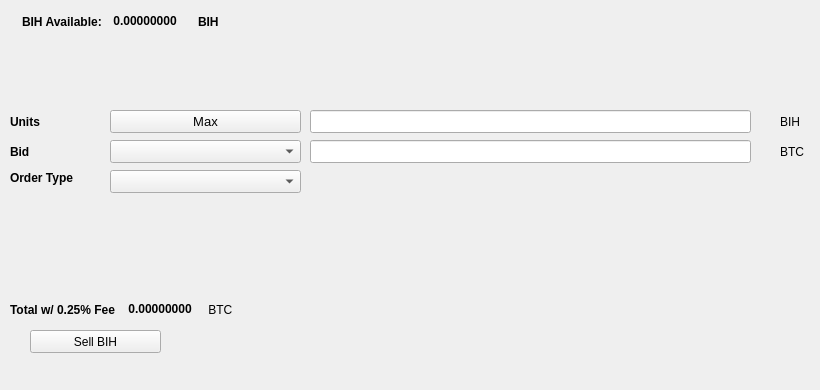
   <widget class="QWidget" name="SellTab">
    <attribute name="title">
     <string>Sell</string>
    </attribute>
    <widget class="QLabel" name="label_16">
     <property name="geometry">
      <rect>
       <x>780</x>
       <y>140</y>
       <width>31</width>
       <height>23</height>
      </rect>
     </property>
     <property name="text">
      <string>BTC</string>
     </property>
    </widget>
    <widget class="QComboBox" name="SellBidcomboBox">
     <property name="geometry">
      <rect>
       <x>110</x>
       <y>140</y>
       <width>191</width>
       <height>23</height>
      </rect>
     </property>
     <property name="font">
      <font>
       <pointsize>10</pointsize>
      </font>
     </property>
    </widget>
    <widget class="QLabel" name="label_18">
     <property name="geometry">
      <rect>
       <x>10</x>
       <y>110</y>
       <width>46</width>
       <height>23</height>
      </rect>
     </property>
     <property name="font">
      <font>
       <weight>75</weight>
       <bold>true</bold>
      </font>
     </property>
     <property name="text">
      <string>Units</string>
     </property>
    </widget>
    <widget class="QPushButton" name="Sell_Max_Amount">
     <property name="geometry">
      <rect>
       <x>110</x>
       <y>110</y>
       <width>191</width>
       <height>23</height>
      </rect>
     </property>
     <property name="font">
      <font>
       <pointsize>10</pointsize>
      </font>
     </property>
     <property name="text">
      <string>Max</string>
     </property>
    </widget>
    <widget class="QLabel" name="label_20">
     <property name="geometry">
      <rect>
       <x>10</x>
       <y>170</y>
       <width>91</width>
       <height>16</height>
      </rect>
     </property>
     <property name="font">
      <font>
       <weight>75</weight>
       <bold>true</bold>
      </font>
     </property>
     <property name="text">
      <string>Order Type</string>
     </property>
    </widget>
    <widget class="QComboBox" name="SellOrdertypeCombo">
     <property name="geometry">
      <rect>
       <x>110</x>
       <y>170</y>
       <width>191</width>
       <height>23</height>
      </rect>
     </property>
     <property name="font">
      <font>
       <pointsize>10</pointsize>
      </font>
     </property>
    </widget>
    <widget class="QLabel" name="label_21">
     <property name="geometry">
      <rect>
       <x>10</x>
       <y>140</y>
       <width>46</width>
       <height>23</height>
      </rect>
     </property>
     <property name="font">
      <font>
       <weight>75</weight>
       <bold>true</bold>
      </font>
     </property>
     <property name="text">
      <string>Bid</string>
     </property>
    </widget>
    <widget class="QLabel" name="label_22">
     <property name="geometry">
      <rect>
       <x>780</x>
       <y>110</y>
       <width>31</width>
       <height>23</height>
      </rect>
     </property>
     <property name="text">
      <string>BIH</string>
     </property>
    </widget>
    <widget class="QLineEdit" name="UnitsInputBIH">
     <property name="geometry">
      <rect>
       <x>310</x>
       <y>110</y>
       <width>441</width>
       <height>23</height>
      </rect>
     </property>
     <property name="font">
      <font>
       <pointsize>9</pointsize>
       <weight>75</weight>
       <bold>true</bold>
      </font>
     </property>
    </widget>
    <widget class="QLineEdit" name="SellBidPriceEdit">
     <property name="geometry">
      <rect>
       <x>310</x>
       <y>140</y>
       <width>441</width>
       <height>23</height>
      </rect>
     </property>
     <property name="font">
      <font>
       <pointsize>9</pointsize>
       <weight>75</weight>
       <bold>true</bold>
      </font>
     </property>
    </widget>
    <widget class="QPushButton" name="SellBIHBTN">
     <property name="geometry">
      <rect>
       <x>30</x>
       <y>330</y>
       <width>131</width>
       <height>23</height>
      </rect>
     </property>
     <property name="text">
      <string>Sell BIH</string>
     </property>
     <property name="icon">
      <iconset resource="../bithost">
       <normaloff>:/icons/bitcoin</normaloff>:/icons/bitcoin</iconset>
     </property>
    </widget>
    <widget class="QWidget" name="layoutWidget3">
     <property name="geometry">
      <rect>
       <x>22</x>
       <y>12</y>
       <width>258</width>
       <height>19</height>
      </rect>
     </property>
     <layout class="QHBoxLayout" name="horizontalLayout">
      <item>
       <widget class="QLabel" name="label232_2">
        <property name="font">
         <font>
          <weight>75</weight>
          <bold>true</bold>
         </font>
        </property>
        <property name="text">
         <string>BIH Available:</string>
        </property>
       </widget>
      </item>
      <item>
       <widget class="QLabel" name="BIHAvailableLabel">
        <property name="palette">
         <palette>
          <active>
           <colorrole role="WindowText">
            <brush brushstyle="SolidPattern">
             <color alpha="255">
              <red>0</red>
              <green>0</green>
              <blue>0</blue>
             </color>
            </brush>
           </colorrole>
           <colorrole role="Button">
            <brush brushstyle="SolidPattern">
             <color alpha="255">
              <red>0</red>
              <green>170</green>
              <blue>0</blue>
             </color>
            </brush>
           </colorrole>
           <colorrole role="Light">
            <brush brushstyle="SolidPattern">
             <color alpha="255">
              <red>0</red>
              <green>255</green>
              <blue>0</blue>
             </color>
            </brush>
           </colorrole>
           <colorrole role="Midlight">
            <brush brushstyle="SolidPattern">
             <color alpha="255">
              <red>0</red>
              <green>212</green>
              <blue>0</blue>
             </color>
            </brush>
           </colorrole>
           <colorrole role="Dark">
            <brush brushstyle="SolidPattern">
             <color alpha="255">
              <red>0</red>
              <green>85</green>
              <blue>0</blue>
             </color>
            </brush>
           </colorrole>
           <colorrole role="Mid">
            <brush brushstyle="SolidPattern">
             <color alpha="255">
              <red>0</red>
              <green>113</green>
              <blue>0</blue>
             </color>
            </brush>
           </colorrole>
           <colorrole role="Text">
            <brush brushstyle="SolidPattern">
             <color alpha="255">
              <red>0</red>
              <green>170</green>
              <blue>0</blue>
             </color>
            </brush>
           </colorrole>
           <colorrole role="BrightText">
            <brush brushstyle="SolidPattern">
             <color alpha="255">
              <red>255</red>
              <green>255</green>
              <blue>255</blue>
             </color>
            </brush>
           </colorrole>
           <colorrole role="ButtonText">
            <brush brushstyle="SolidPattern">
             <color alpha="255">
              <red>0</red>
              <green>0</green>
              <blue>0</blue>
             </color>
            </brush>
           </colorrole>
           <colorrole role="Base">
            <brush brushstyle="SolidPattern">
             <color alpha="255">
              <red>255</red>
              <green>255</green>
              <blue>255</blue>
             </color>
            </brush>
           </colorrole>
           <colorrole role="Window">
            <brush brushstyle="SolidPattern">
             <color alpha="255">
              <red>0</red>
              <green>170</green>
              <blue>0</blue>
             </color>
            </brush>
           </colorrole>
           <colorrole role="Shadow">
            <brush brushstyle="SolidPattern">
             <color alpha="255">
              <red>0</red>
              <green>0</green>
              <blue>0</blue>
             </color>
            </brush>
           </colorrole>
           <colorrole role="AlternateBase">
            <brush brushstyle="SolidPattern">
             <color alpha="255">
              <red>127</red>
              <green>212</green>
              <blue>127</blue>
             </color>
            </brush>
           </colorrole>
           <colorrole role="ToolTipBase">
            <brush brushstyle="SolidPattern">
             <color alpha="255">
              <red>255</red>
              <green>255</green>
              <blue>220</blue>
             </color>
            </brush>
           </colorrole>
           <colorrole role="ToolTipText">
            <brush brushstyle="SolidPattern">
             <color alpha="255">
              <red>0</red>
              <green>0</green>
              <blue>0</blue>
             </color>
            </brush>
           </colorrole>
          </active>
          <inactive>
           <colorrole role="WindowText">
            <brush brushstyle="SolidPattern">
             <color alpha="255">
              <red>0</red>
              <green>0</green>
              <blue>0</blue>
             </color>
            </brush>
           </colorrole>
           <colorrole role="Button">
            <brush brushstyle="SolidPattern">
             <color alpha="255">
              <red>0</red>
              <green>170</green>
              <blue>0</blue>
             </color>
            </brush>
           </colorrole>
           <colorrole role="Light">
            <brush brushstyle="SolidPattern">
             <color alpha="255">
              <red>0</red>
              <green>255</green>
              <blue>0</blue>
             </color>
            </brush>
           </colorrole>
           <colorrole role="Midlight">
            <brush brushstyle="SolidPattern">
             <color alpha="255">
              <red>0</red>
              <green>212</green>
              <blue>0</blue>
             </color>
            </brush>
           </colorrole>
           <colorrole role="Dark">
            <brush brushstyle="SolidPattern">
             <color alpha="255">
              <red>0</red>
              <green>85</green>
              <blue>0</blue>
             </color>
            </brush>
           </colorrole>
           <colorrole role="Mid">
            <brush brushstyle="SolidPattern">
             <color alpha="255">
              <red>0</red>
              <green>113</green>
              <blue>0</blue>
             </color>
            </brush>
           </colorrole>
           <colorrole role="Text">
            <brush brushstyle="SolidPattern">
             <color alpha="255">
              <red>0</red>
              <green>170</green>
              <blue>0</blue>
             </color>
            </brush>
           </colorrole>
           <colorrole role="BrightText">
            <brush brushstyle="SolidPattern">
             <color alpha="255">
              <red>255</red>
              <green>255</green>
              <blue>255</blue>
             </color>
            </brush>
           </colorrole>
           <colorrole role="ButtonText">
            <brush brushstyle="SolidPattern">
             <color alpha="255">
              <red>0</red>
              <green>0</green>
              <blue>0</blue>
             </color>
            </brush>
           </colorrole>
           <colorrole role="Base">
            <brush brushstyle="SolidPattern">
             <color alpha="255">
              <red>255</red>
              <green>255</green>
              <blue>255</blue>
             </color>
            </brush>
           </colorrole>
           <colorrole role="Window">
            <brush brushstyle="SolidPattern">
             <color alpha="255">
              <red>0</red>
              <green>170</green>
              <blue>0</blue>
             </color>
            </brush>
           </colorrole>
           <colorrole role="Shadow">
            <brush brushstyle="SolidPattern">
             <color alpha="255">
              <red>0</red>
              <green>0</green>
              <blue>0</blue>
             </color>
            </brush>
           </colorrole>
           <colorrole role="AlternateBase">
            <brush brushstyle="SolidPattern">
             <color alpha="255">
              <red>127</red>
              <green>212</green>
              <blue>127</blue>
             </color>
            </brush>
           </colorrole>
           <colorrole role="ToolTipBase">
            <brush brushstyle="SolidPattern">
             <color alpha="255">
              <red>255</red>
              <green>255</green>
              <blue>220</blue>
             </color>
            </brush>
           </colorrole>
           <colorrole role="ToolTipText">
            <brush brushstyle="SolidPattern">
             <color alpha="255">
              <red>0</red>
              <green>0</green>
              <blue>0</blue>
             </color>
            </brush>
           </colorrole>
          </inactive>
          <disabled>
           <colorrole role="WindowText">
            <brush brushstyle="SolidPattern">
             <color alpha="255">
              <red>0</red>
              <green>85</green>
              <blue>0</blue>
             </color>
            </brush>
           </colorrole>
           <colorrole role="Button">
            <brush brushstyle="SolidPattern">
             <color alpha="255">
              <red>0</red>
              <green>170</green>
              <blue>0</blue>
             </color>
            </brush>
           </colorrole>
           <colorrole role="Light">
            <brush brushstyle="SolidPattern">
             <color alpha="255">
              <red>0</red>
              <green>255</green>
              <blue>0</blue>
             </color>
            </brush>
           </colorrole>
           <colorrole role="Midlight">
            <brush brushstyle="SolidPattern">
             <color alpha="255">
              <red>0</red>
              <green>212</green>
              <blue>0</blue>
             </color>
            </brush>
           </colorrole>
           <colorrole role="Dark">
            <brush brushstyle="SolidPattern">
             <color alpha="255">
              <red>0</red>
              <green>85</green>
              <blue>0</blue>
             </color>
            </brush>
           </colorrole>
           <colorrole role="Mid">
            <brush brushstyle="SolidPattern">
             <color alpha="255">
              <red>0</red>
              <green>113</green>
              <blue>0</blue>
             </color>
            </brush>
           </colorrole>
           <colorrole role="Text">
            <brush brushstyle="SolidPattern">
             <color alpha="255">
              <red>0</red>
              <green>85</green>
              <blue>0</blue>
             </color>
            </brush>
           </colorrole>
           <colorrole role="BrightText">
            <brush brushstyle="SolidPattern">
             <color alpha="255">
              <red>255</red>
              <green>255</green>
              <blue>255</blue>
             </color>
            </brush>
           </colorrole>
           <colorrole role="ButtonText">
            <brush brushstyle="SolidPattern">
             <color alpha="255">
              <red>0</red>
              <green>85</green>
              <blue>0</blue>
             </color>
            </brush>
           </colorrole>
           <colorrole role="Base">
            <brush brushstyle="SolidPattern">
             <color alpha="255">
              <red>0</red>
              <green>170</green>
              <blue>0</blue>
             </color>
            </brush>
           </colorrole>
           <colorrole role="Window">
            <brush brushstyle="SolidPattern">
             <color alpha="255">
              <red>0</red>
              <green>170</green>
              <blue>0</blue>
             </color>
            </brush>
           </colorrole>
           <colorrole role="Shadow">
            <brush brushstyle="SolidPattern">
             <color alpha="255">
              <red>0</red>
              <green>0</green>
              <blue>0</blue>
             </color>
            </brush>
           </colorrole>
           <colorrole role="AlternateBase">
            <brush brushstyle="SolidPattern">
             <color alpha="255">
              <red>0</red>
              <green>170</green>
              <blue>0</blue>
             </color>
            </brush>
           </colorrole>
           <colorrole role="ToolTipBase">
            <brush brushstyle="SolidPattern">
             <color alpha="255">
              <red>255</red>
              <green>255</green>
              <blue>220</blue>
             </color>
            </brush>
           </colorrole>
           <colorrole role="ToolTipText">
            <brush brushstyle="SolidPattern">
             <color alpha="255">
              <red>0</red>
              <green>0</green>
              <blue>0</blue>
             </color>
            </brush>
           </colorrole>
          </disabled>
         </palette>
        </property>
        <property name="font">
         <font>
          <weight>75</weight>
          <bold>true</bold>
         </font>
        </property>
        <property name="text">
         <string> 0.00000000 </string>
        </property>
        <property name="textInteractionFlags">
         <set>Qt::LinksAccessibleByMouse|Qt::TextSelectableByKeyboard|Qt::TextSelectableByMouse</set>
        </property>
       </widget>
      </item>
      <item>
       <widget class="QLabel" name="labelBIH">
        <property name="font">
         <font>
          <weight>75</weight>
          <bold>true</bold>
         </font>
        </property>
        <property name="text">
         <string>BIH</string>
        </property>
       </widget>
      </item>
     </layout>
    </widget>
    <widget class="QWidget" name="layoutWidget">
     <property name="geometry">
      <rect>
       <x>10</x>
       <y>300</y>
       <width>268</width>
       <height>19</height>
      </rect>
     </property>
     <layout class="QHBoxLayout" name="horizontalLayout_2">
      <item>
       <widget class="QLabel" name="label_19">
        <property name="font">
         <font>
          <weight>75</weight>
          <bold>true</bold>
         </font>
        </property>
        <property name="text">
         <string>Total w/ 0.25% Fee </string>
        </property>
       </widget>
      </item>
      <item>
       <widget class="QLabel" name="SellCostLabel">
        <property name="palette">
         <palette>
          <active>
           <colorrole role="WindowText">
            <brush brushstyle="SolidPattern">
             <color alpha="255">
              <red>0</red>
              <green>0</green>
              <blue>0</blue>
             </color>
            </brush>
           </colorrole>
           <colorrole role="Button">
            <brush brushstyle="SolidPattern">
             <color alpha="255">
              <red>0</red>
              <green>170</green>
              <blue>0</blue>
             </color>
            </brush>
           </colorrole>
           <colorrole role="Light">
            <brush brushstyle="SolidPattern">
             <color alpha="255">
              <red>0</red>
              <green>255</green>
              <blue>0</blue>
             </color>
            </brush>
           </colorrole>
           <colorrole role="Midlight">
            <brush brushstyle="SolidPattern">
             <color alpha="255">
              <red>0</red>
              <green>212</green>
              <blue>0</blue>
             </color>
            </brush>
           </colorrole>
           <colorrole role="Dark">
            <brush brushstyle="SolidPattern">
             <color alpha="255">
              <red>0</red>
              <green>85</green>
              <blue>0</blue>
             </color>
            </brush>
           </colorrole>
           <colorrole role="Mid">
            <brush brushstyle="SolidPattern">
             <color alpha="255">
              <red>0</red>
              <green>113</green>
              <blue>0</blue>
             </color>
            </brush>
           </colorrole>
           <colorrole role="Text">
            <brush brushstyle="SolidPattern">
             <color alpha="255">
              <red>0</red>
              <green>170</green>
              <blue>0</blue>
             </color>
            </brush>
           </colorrole>
           <colorrole role="BrightText">
            <brush brushstyle="SolidPattern">
             <color alpha="255">
              <red>255</red>
              <green>255</green>
              <blue>255</blue>
             </color>
            </brush>
           </colorrole>
           <colorrole role="ButtonText">
            <brush brushstyle="SolidPattern">
             <color alpha="255">
              <red>0</red>
              <green>0</green>
              <blue>0</blue>
             </color>
            </brush>
           </colorrole>
           <colorrole role="Base">
            <brush brushstyle="SolidPattern">
             <color alpha="255">
              <red>255</red>
              <green>255</green>
              <blue>255</blue>
             </color>
            </brush>
           </colorrole>
           <colorrole role="Window">
            <brush brushstyle="SolidPattern">
             <color alpha="255">
              <red>0</red>
              <green>170</green>
              <blue>0</blue>
             </color>
            </brush>
           </colorrole>
           <colorrole role="Shadow">
            <brush brushstyle="SolidPattern">
             <color alpha="255">
              <red>0</red>
              <green>0</green>
              <blue>0</blue>
             </color>
            </brush>
           </colorrole>
           <colorrole role="AlternateBase">
            <brush brushstyle="SolidPattern">
             <color alpha="255">
              <red>127</red>
              <green>212</green>
              <blue>127</blue>
             </color>
            </brush>
           </colorrole>
           <colorrole role="ToolTipBase">
            <brush brushstyle="SolidPattern">
             <color alpha="255">
              <red>255</red>
              <green>255</green>
              <blue>220</blue>
             </color>
            </brush>
           </colorrole>
           <colorrole role="ToolTipText">
            <brush brushstyle="SolidPattern">
             <color alpha="255">
              <red>0</red>
              <green>0</green>
              <blue>0</blue>
             </color>
            </brush>
           </colorrole>
          </active>
          <inactive>
           <colorrole role="WindowText">
            <brush brushstyle="SolidPattern">
             <color alpha="255">
              <red>0</red>
              <green>0</green>
              <blue>0</blue>
             </color>
            </brush>
           </colorrole>
           <colorrole role="Button">
            <brush brushstyle="SolidPattern">
             <color alpha="255">
              <red>0</red>
              <green>170</green>
              <blue>0</blue>
             </color>
            </brush>
           </colorrole>
           <colorrole role="Light">
            <brush brushstyle="SolidPattern">
             <color alpha="255">
              <red>0</red>
              <green>255</green>
              <blue>0</blue>
             </color>
            </brush>
           </colorrole>
           <colorrole role="Midlight">
            <brush brushstyle="SolidPattern">
             <color alpha="255">
              <red>0</red>
              <green>212</green>
              <blue>0</blue>
             </color>
            </brush>
           </colorrole>
           <colorrole role="Dark">
            <brush brushstyle="SolidPattern">
             <color alpha="255">
              <red>0</red>
              <green>85</green>
              <blue>0</blue>
             </color>
            </brush>
           </colorrole>
           <colorrole role="Mid">
            <brush brushstyle="SolidPattern">
             <color alpha="255">
              <red>0</red>
              <green>113</green>
              <blue>0</blue>
             </color>
            </brush>
           </colorrole>
           <colorrole role="Text">
            <brush brushstyle="SolidPattern">
             <color alpha="255">
              <red>0</red>
              <green>170</green>
              <blue>0</blue>
             </color>
            </brush>
           </colorrole>
           <colorrole role="BrightText">
            <brush brushstyle="SolidPattern">
             <color alpha="255">
              <red>255</red>
              <green>255</green>
              <blue>255</blue>
             </color>
            </brush>
           </colorrole>
           <colorrole role="ButtonText">
            <brush brushstyle="SolidPattern">
             <color alpha="255">
              <red>0</red>
              <green>0</green>
              <blue>0</blue>
             </color>
            </brush>
           </colorrole>
           <colorrole role="Base">
            <brush brushstyle="SolidPattern">
             <color alpha="255">
              <red>255</red>
              <green>255</green>
              <blue>255</blue>
             </color>
            </brush>
           </colorrole>
           <colorrole role="Window">
            <brush brushstyle="SolidPattern">
             <color alpha="255">
              <red>0</red>
              <green>170</green>
              <blue>0</blue>
             </color>
            </brush>
           </colorrole>
           <colorrole role="Shadow">
            <brush brushstyle="SolidPattern">
             <color alpha="255">
              <red>0</red>
              <green>0</green>
              <blue>0</blue>
             </color>
            </brush>
           </colorrole>
           <colorrole role="AlternateBase">
            <brush brushstyle="SolidPattern">
             <color alpha="255">
              <red>127</red>
              <green>212</green>
              <blue>127</blue>
             </color>
            </brush>
           </colorrole>
           <colorrole role="ToolTipBase">
            <brush brushstyle="SolidPattern">
             <color alpha="255">
              <red>255</red>
              <green>255</green>
              <blue>220</blue>
             </color>
            </brush>
           </colorrole>
           <colorrole role="ToolTipText">
            <brush brushstyle="SolidPattern">
             <color alpha="255">
              <red>0</red>
              <green>0</green>
              <blue>0</blue>
             </color>
            </brush>
           </colorrole>
          </inactive>
          <disabled>
           <colorrole role="WindowText">
            <brush brushstyle="SolidPattern">
             <color alpha="255">
              <red>0</red>
              <green>85</green>
              <blue>0</blue>
             </color>
            </brush>
           </colorrole>
           <colorrole role="Button">
            <brush brushstyle="SolidPattern">
             <color alpha="255">
              <red>0</red>
              <green>170</green>
              <blue>0</blue>
             </color>
            </brush>
           </colorrole>
           <colorrole role="Light">
            <brush brushstyle="SolidPattern">
             <color alpha="255">
              <red>0</red>
              <green>255</green>
              <blue>0</blue>
             </color>
            </brush>
           </colorrole>
           <colorrole role="Midlight">
            <brush brushstyle="SolidPattern">
             <color alpha="255">
              <red>0</red>
              <green>212</green>
              <blue>0</blue>
             </color>
            </brush>
           </colorrole>
           <colorrole role="Dark">
            <brush brushstyle="SolidPattern">
             <color alpha="255">
              <red>0</red>
              <green>85</green>
              <blue>0</blue>
             </color>
            </brush>
           </colorrole>
           <colorrole role="Mid">
            <brush brushstyle="SolidPattern">
             <color alpha="255">
              <red>0</red>
              <green>113</green>
              <blue>0</blue>
             </color>
            </brush>
           </colorrole>
           <colorrole role="Text">
            <brush brushstyle="SolidPattern">
             <color alpha="255">
              <red>0</red>
              <green>85</green>
              <blue>0</blue>
             </color>
            </brush>
           </colorrole>
           <colorrole role="BrightText">
            <brush brushstyle="SolidPattern">
             <color alpha="255">
              <red>255</red>
              <green>255</green>
              <blue>255</blue>
             </color>
            </brush>
           </colorrole>
           <colorrole role="ButtonText">
            <brush brushstyle="SolidPattern">
             <color alpha="255">
              <red>0</red>
              <green>85</green>
              <blue>0</blue>
             </color>
            </brush>
           </colorrole>
           <colorrole role="Base">
            <brush brushstyle="SolidPattern">
             <color alpha="255">
              <red>0</red>
              <green>170</green>
              <blue>0</blue>
             </color>
            </brush>
           </colorrole>
           <colorrole role="Window">
            <brush brushstyle="SolidPattern">
             <color alpha="255">
              <red>0</red>
              <green>170</green>
              <blue>0</blue>
             </color>
            </brush>
           </colorrole>
           <colorrole role="Shadow">
            <brush brushstyle="SolidPattern">
             <color alpha="255">
              <red>0</red>
              <green>0</green>
              <blue>0</blue>
             </color>
            </brush>
           </colorrole>
           <colorrole role="AlternateBase">
            <brush brushstyle="SolidPattern">
             <color alpha="255">
              <red>0</red>
              <green>170</green>
              <blue>0</blue>
             </color>
            </brush>
           </colorrole>
           <colorrole role="ToolTipBase">
            <brush brushstyle="SolidPattern">
             <color alpha="255">
              <red>255</red>
              <green>255</green>
              <blue>220</blue>
             </color>
            </brush>
           </colorrole>
           <colorrole role="ToolTipText">
            <brush brushstyle="SolidPattern">
             <color alpha="255">
              <red>0</red>
              <green>0</green>
              <blue>0</blue>
             </color>
            </brush>
           </colorrole>
          </disabled>
         </palette>
        </property>
        <property name="font">
         <font>
          <weight>75</weight>
          <bold>true</bold>
         </font>
        </property>
        <property name="autoFillBackground">
         <bool>false</bool>
        </property>
        <property name="text">
         <string> 0.00000000</string>
        </property>
        <property name="textInteractionFlags">
         <set>Qt::LinksAccessibleByMouse|Qt::TextSelectableByMouse</set>
        </property>
       </widget>
      </item>
      <item>
       <widget class="QLabel" name="label_17">
        <property name="font">
         <font>
          <weight>50</weight>
          <bold>false</bold>
         </font>
        </property>
        <property name="text">
         <string> BTC</string>
        </property>
       </widget>
      </item>
     </layout>
    </widget>
    <widget class="QLabel" name="label_23">
     <property name="geometry">
      <rect>
       <x>460</x>
       <y>300</y>
       <width>281</width>
       <height>81</height>
      </rect>
     </property>
     <property name="text">
      <string/>
     </property>
     <property name="pixmap">
      <pixmap>:/images/bittrex</pixmap>
     </property>
    </widget>
   </widget>
